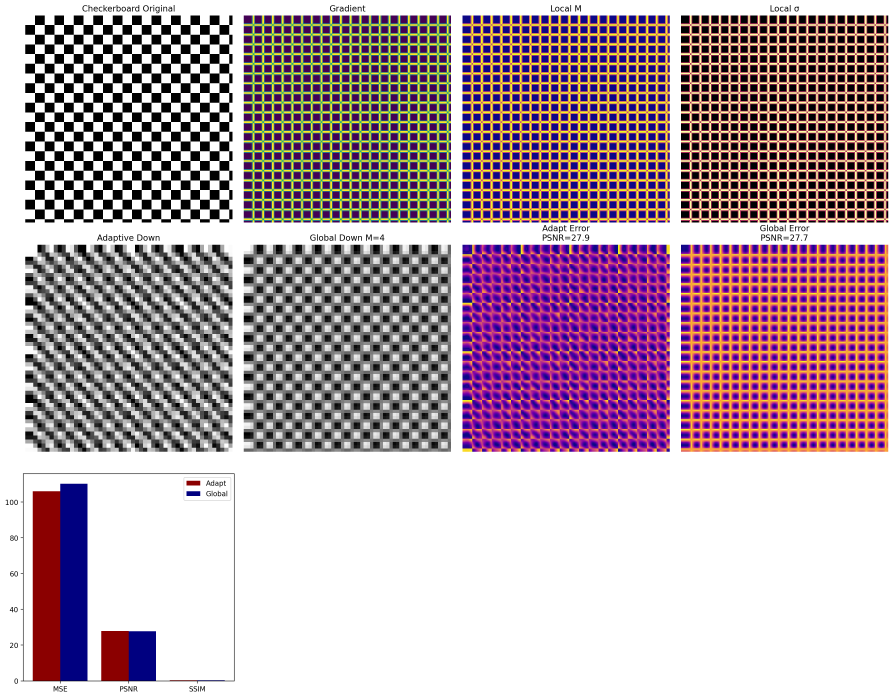
#> input picture 实验一/作业4/checker_new.png, 3572 x 2791 px (shown at 1/4 size); its folder holds only this picture in this run
$ python -i 'import cv2.py'   (imports and definitions only)   (older library calls are emulated)
#> lines starting #> are read from the running program, lines starting #| are printed output that depends on the picture
#> further down, picture is the input picture: shape (2791, 3572, 3); mean B, G, R 170.9, 161.4, 181.8
import cv2
import numpy as np
import matplotlib
# [1 line not run here, left out]
import matplotlib.pyplot as plt

# ===================== 全局参数（已修改） =====================
M_min = 1  # 原2
M_max = 5  # 原4
sigma_coeff = 0.6  # 原0.45

# ===================== SSIM（微小修改） =====================
# [39 lines left out: functions compute_ssim, generate_checkerboard, generate_chirp, not called in this run]

# ===================== 梯度计算（已修改） =====================
def compute_gradient(img):
    sobel_x = cv2.Sobel(img, cv2.CV_64F, 1, 0, ksize=5)  # 原3
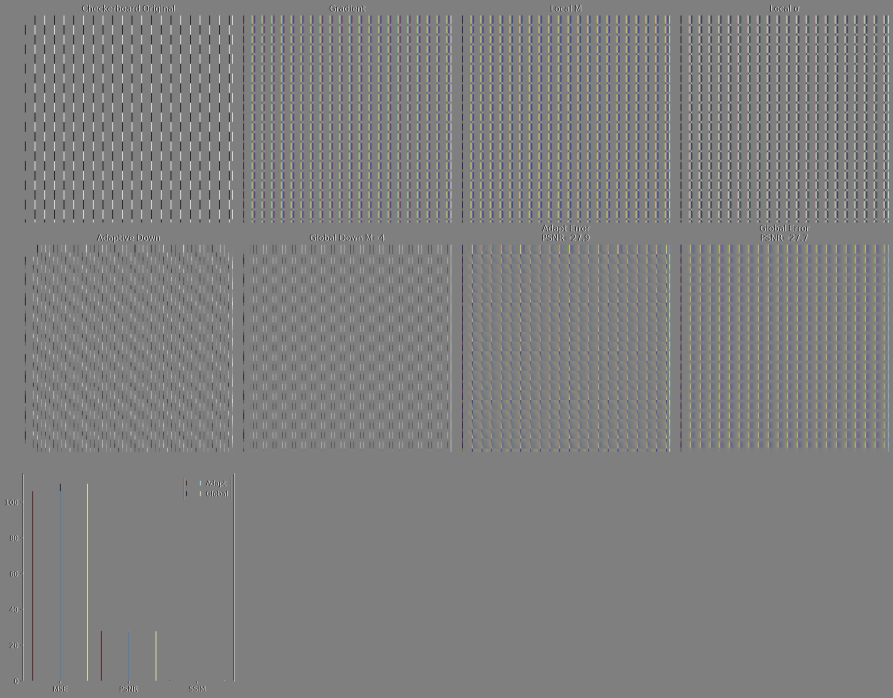
#> sobel_x: shape (2791, 3572, 3) float64 (shown at 1/4 size); mean B, G, R 0, 0, 0; drawn with min black and max white
    sobel_y = cv2.Sobel(img, cv2.CV_64F, 0, 1, ksize=5)
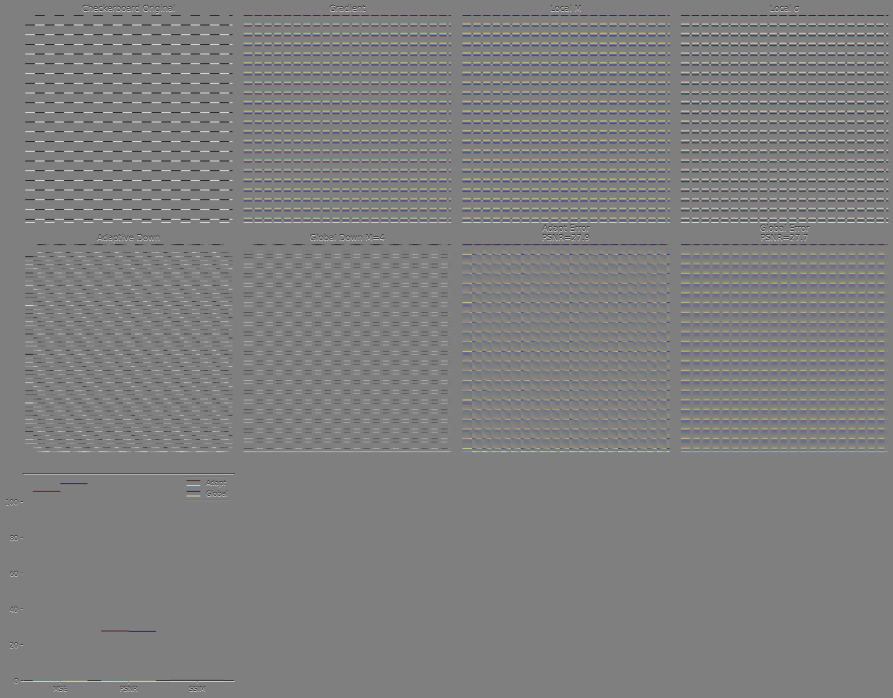
#> sobel_y: shape (2791, 3572, 3) float64 (shown at 1/4 size); mean B, G, R 0, 0, 0; drawn with min black and max white
    grad_mag = np.sqrt(sobel_x**2 + sobel_y**2)
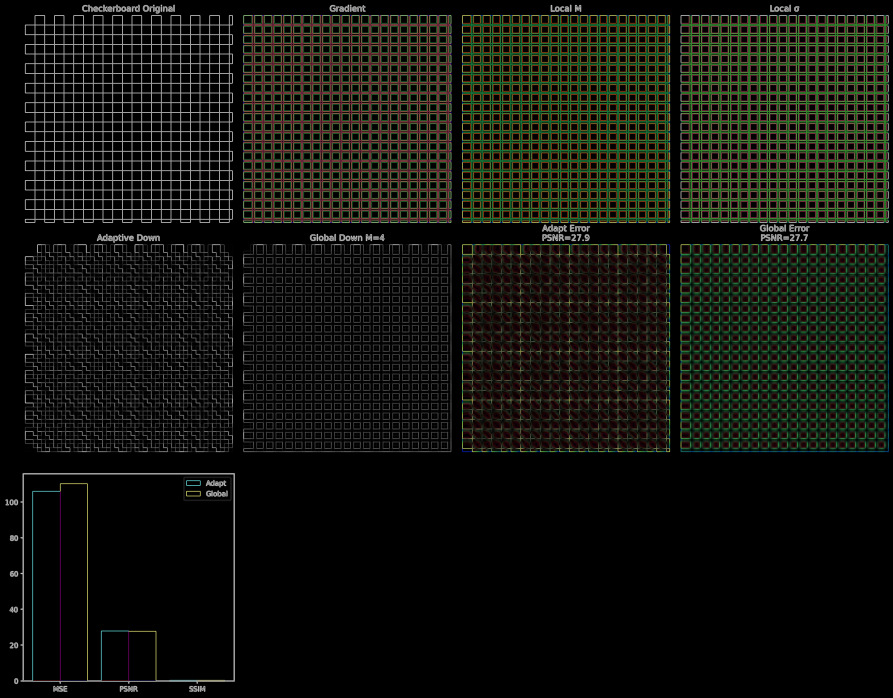
#> grad_mag: shape (2791, 3572, 3) float64 (shown at 1/4 size); mean B, G, R 794.2, 1096.7, 1031.4; drawn with min black and max white
    # 增加非线性映射，改变梯度分布
    grad_mag = np.power(grad_mag, 0.8)
    return cv2.normalize(grad_mag, None, 0, 1, cv2.NORM_MINMAX)

# ===================== 生成局部 M / σ（已修改） =====================
# [97 lines left out: functions generate_local_M_sigma, adaptive_gaussian_blur, adaptive_downsample, global_downsample, compute_error_and_metrics, process, not called in this run]

# ===================== 运行 =====================
# [6 lines not run here, left out]

>>> import cv2
>>> picture = cv2.imread('checker_new.png')
>>> result = compute_gradient(picture)
